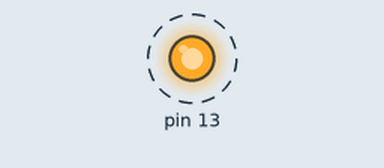
This sketch was run on a simulated Arduino Uno, built with avr-gcc and run on an emulated ATmega328P. Shown: output pins drawn as LEDs (lit = HIGH). Dashed ring = blinking.

Above: at 0.1 s.
Timing chart, 0 to 3.0 s (numbered marks = the images above):
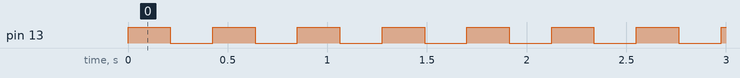

Measured:
- by itself, pin 13: alternates HIGH for 0.21 s and LOW for 0.21 s

The sketch:

ch04p04.ino
```cpp
void NewDelay(unsigned long mSecondsApx);
//#define MESSAGE_MAX_LEN 80
//char message[MESSAGE_MAX_LEN];

void setup()
{
  unsigned char *portDDRB;

  portDDRB = (unsigned char *) 0x24;

  *portDDRB |= 0x20;

  //Serial.begin(9600);
}

void loop()
{
  unsigned char *portB;

  portB = (unsigned char *) 0x25;

  *portB |= 0x20;
  NewDelay(1000);
  *portB &= 0xDF;
  NewDelay(1000);
}

void NewDelay(unsigned long mSecondsApx)
{
  volatile unsigned long i;
  unsigned char j = 0;
  unsigned long endTime = 100 * mSecondsApx;

  i = 0;

  while (j == 0)
  {
    i++;
    if (i == endTime)
    {
      j = 1;
    }
    //snprintf(message, MESSAGE_MAX_LEN, "%lu, %d, %lu\n", i, j, endTime);
    //Serial.write(message);
  }
}
```
